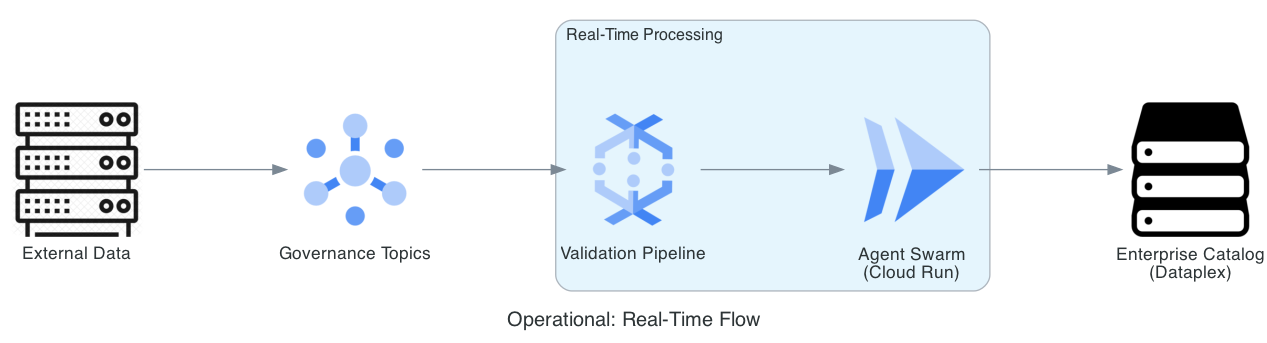

This figure's Python source:
from diagrams import Diagram, Cluster, Edge
from diagrams.gcp.analytics import Pubsub, Dataflow
from diagrams.gcp.compute import Run
from diagrams.generic.storage import Storage
from diagrams.generic.compute import Rack

graph_attr = {"pad": "0.1", "nodesep": "1.0", "ranksep": "1.5", "bgcolor": "transparent"}

with Diagram("Operational: Real-Time Flow", show=False, filename="gov_event_driven_workflow", direction="LR", graph_attr=graph_attr):
    source = Rack("External Data")
    bus = Pubsub("Governance Topics")
    with Cluster("Real-Time Processing"):
        proc = Dataflow("Validation Pipeline")
        swarm = Run("Agent Swarm\n(Cloud Run)")
    catalog = Storage("Enterprise Catalog\n(Dataplex)")
    source >> bus >> proc >> swarm >> catalog
